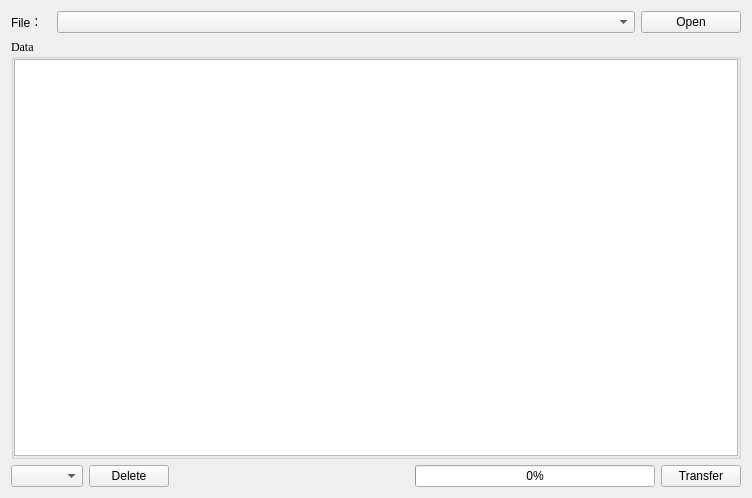
<?xml version="1.0" encoding="UTF-8"?>
<ui version="4.0">
 <class>CSVImoprt</class>
 <widget class="QWidget" name="CSVImoprt">
  <property name="geometry">
   <rect>
    <x>0</x>
    <y>0</y>
    <width>752</width>
    <height>498</height>
   </rect>
  </property>
  <property name="windowTitle">
   <string>Form</string>
  </property>
  <layout class="QVBoxLayout" name="verticalLayout_2">
   <item>
    <layout class="QHBoxLayout" name="horizontalLayout_2">
     <item>
      <layout class="QHBoxLayout" name="horizontalLayout">
       <item>
        <widget class="QLabel" name="label">
         <property name="maximumSize">
          <size>
           <width>40</width>
           <height>16777215</height>
          </size>
         </property>
         <property name="text">
          <string>File：</string>
         </property>
        </widget>
       </item>
       <item>
        <widget class="QComboBox" name="cB_FilePath">
         <property name="minimumSize">
          <size>
           <width>300</width>
           <height>0</height>
          </size>
         </property>
        </widget>
       </item>
      </layout>
     </item>
     <item>
      <widget class="QPushButton" name="btn_OpenFile">
       <property name="maximumSize">
        <size>
         <width>100</width>
         <height>16777215</height>
        </size>
       </property>
       <property name="text">
        <string>Open</string>
       </property>
      </widget>
     </item>
    </layout>
   </item>
   <item>
    <widget class="QGroupBox" name="groupBox">
     <property name="font">
      <font>
       <family>Times New Roman</family>
      </font>
     </property>
     <property name="title">
      <string>Data</string>
     </property>
     <layout class="QVBoxLayout" name="verticalLayout">
      <property name="leftMargin">
       <number>0</number>
      </property>
      <property name="topMargin">
       <number>0</number>
      </property>
      <property name="rightMargin">
       <number>0</number>
      </property>
      <property name="bottomMargin">
       <number>0</number>
      </property>
      <item>
       <widget class="QTableView" name="tV_DataView"/>
      </item>
     </layout>
    </widget>
   </item>
   <item>
    <layout class="QHBoxLayout" name="horizontalLayout_3">
     <item>
      <widget class="QComboBox" name="cB_count"/>
     </item>
     <item>
      <widget class="QPushButton" name="btn_delete">
       <property name="text">
        <string>Delete</string>
       </property>
      </widget>
     </item>
     <item>
      <spacer name="horizontalSpacer_3">
       <property name="orientation">
        <enum>Qt::Horizontal</enum>
       </property>
       <property name="sizeHint" stdset="0">
        <size>
         <width>40</width>
         <height>20</height>
        </size>
       </property>
      </spacer>
     </item>
     <item>
      <widget class="QProgressBar" name="progressBar">
       <property name="value">
        <number>0</number>
       </property>
      </widget>
     </item>
     <item>
      <widget class="QPushButton" name="btn_Transfer">
       <property name="text">
        <string>Transfer</string>
       </property>
      </widget>
     </item>
    </layout>
   </item>
  </layout>
 </widget>
 <resources/>
 <connections/>
</ui>
